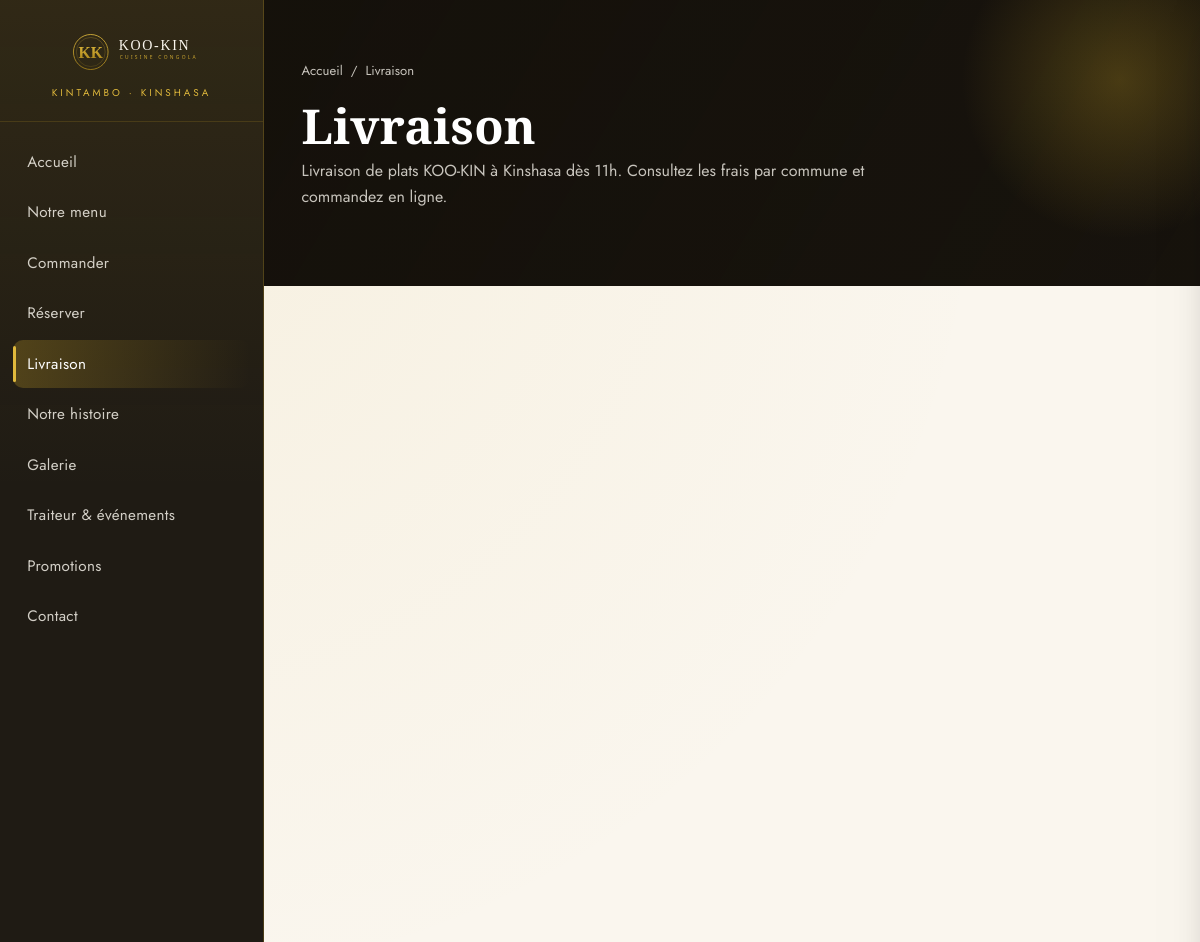
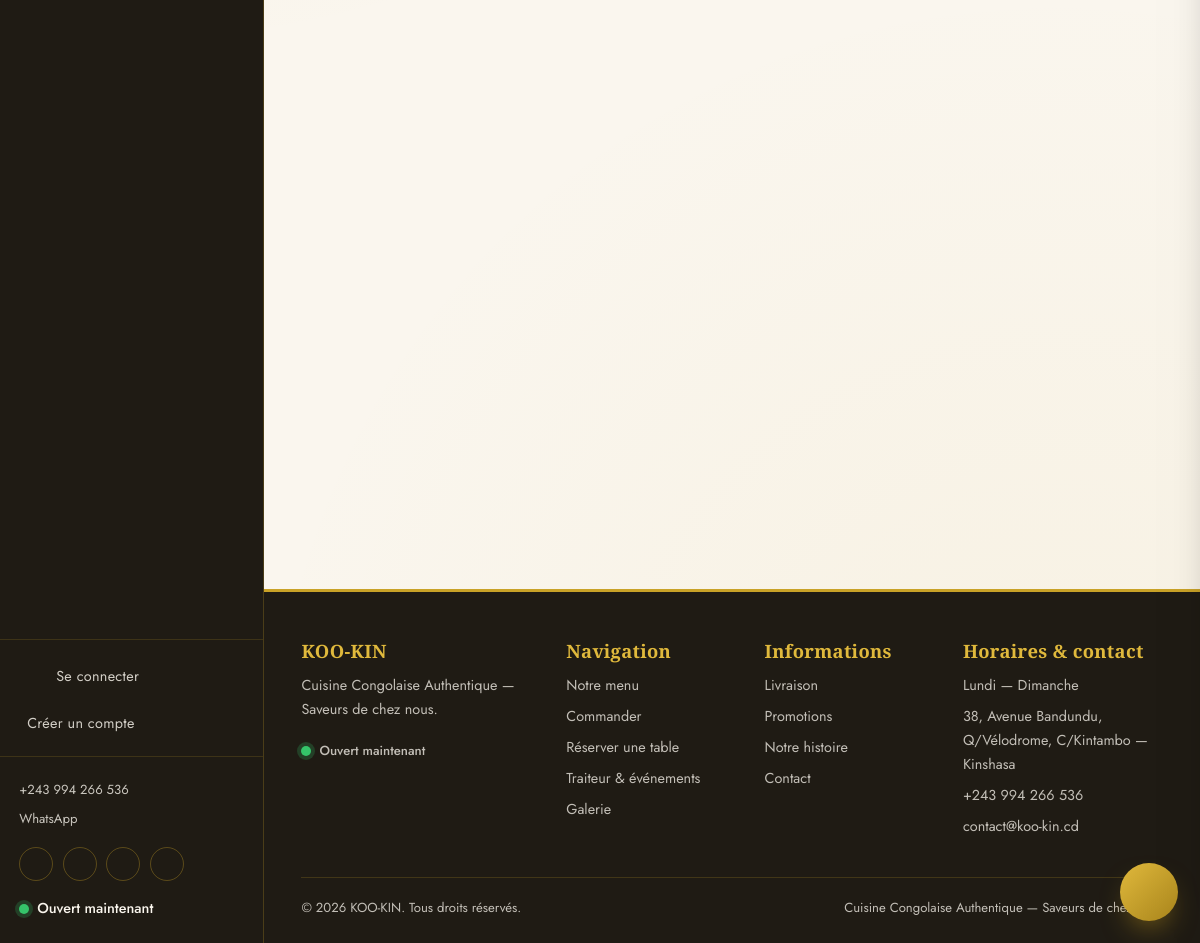
Page /livraison.php on the committed database (2 pictures, top to bottom).
### tables this page shows
CREATE TABLE `parametres_site` (
  `id` INT UNSIGNED NOT NULL AUTO_INCREMENT,
  `cle` VARCHAR(100) NOT NULL,
  `valeur` TEXT NULL,
  `description` VARCHAR(255) NULL,
  PRIMARY KEY (`id`),
  UNIQUE KEY `uq_parametres_cle` (`cle`)
);

### classes/core/Config.php (called while the page is built, shortened)
<?php
class Config
{
    private static ?array $items = null;
    public static function load(array $data): void
    {
        self::$items = $data;
    }
    public static function get(string $key, mixed $default = null): mixed
    {
        $segments = explode('.', $key);
        $value = self::$items;
        foreach ($segments as $segment) {
            if (!is_array($value) || !array_key_exists($segment, $value)) {
                return $default;
            }
            $value = $value[$segment];
        }
        return $value;
    }
}

### includes/init.php (called while the page is built, shortened)
<?php
spl_autoload_register(static function (string $class): void {
    $prefix = 'KooKin\\';
    $relative = substr($class, strlen($prefix));
    $file = BASE_PATH . 'classes' . DIRECTORY_SEPARATOR . str_replace('\\', DIRECTORY_SEPARATOR, $relative) . '.php';
});
Config::load(require BASE_PATH . 'config' . DIRECTORY_SEPARATOR . 'config.php');
require_once BASE_PATH . 'includes' . DIRECTORY_SEPARATOR . 'functions.php';

### classes/core/Session.php (called while the page is built, shortened)
<?php
class Session
{
    public static function has(string $key): bool
    {
        return isset($_SESSION[$key]);
    }
}

### classes/core/ClientAuth.php (called while the page is built, shortened)
<?php
class ClientAuth
{
    public static function check(): bool
    {
        return Session::has(self::KEY);
    }
}

### classes/core/Database.php (called while the page is built, shortened)
<?php
class Database
{
    private static ?Database $instance = null;
    private PDO $pdo;
    private function __construct(array $cfg)
    {
        $dsn = sprintf(
            'mysql:host=%s;port=%d;dbname=%s;charset=%s',
            $cfg['host'],
            $cfg['port'],
            $cfg['name'],
            $cfg['charset']
        );
        try {
            $this->pdo = new PDO($dsn, $cfg['user'], $cfg['pass'], [
                PDO::ATTR_ERRMODE            => PDO::ERRMODE_EXCEPTION,
                PDO::ATTR_DEFAULT_FETCH_MODE => PDO::FETCH_ASSOC,
                PDO::ATTR_EMULATE_PREPARES   => false,
            ]);
        } catch (PDOException $e) {
            throw new RuntimeException('Connexion à la base de données impossible : ' . $e->getMessage());
        }
    }
    public static function init(array $cfg): void
    {
        if (self::$instance === null) {
            self::$instance = new self($cfg);
        }
    }
    public static function instance(): self
    {
        return self::$instance;
    }
    public function run(string $sql, array $params = []): \PDOStatement
    {
        $stmt = $this->pdo->prepare($sql);
        $stmt->execute($params);
        return $stmt;
    }
    public function one(string $sql, array $params = []): ?array
    {
        $row = $this->run($sql, $params)->fetch();
        return $row === false ? null : $row;
    }
}

### livraison.php (the view, shortened to what this page needs)
<?php
require __DIR__ . '/includes/init.php';
$page = [
    'titre' => 'Livraison — KOO-KIN',
    'actif' => 'livraison',
    'description' => 'Livraison de plats KOO-KIN à Kinshasa dès 11h. Consultez les frais par commune et commandez en ligne.',
    'fil' => 'Livraison',
];
require BASE_PATH . 'includes/front/header.php';
require BASE_PATH . 'includes/front/entete-page.php';
?>
<section class="section">
    <div class="conteneur">
        <div class="grille grille--3" style="margin-bottom:2.6rem">
        </div>
    </div>
</section>
<?php require BASE_PATH . 'includes/front/footer.php';

### includes/front/header.php (shortened to what this page needs)
<?php
$page = $page ?? [];
$actif = $page['actif'] ?? '';
$clientConnecte = \KooKin\Core\ClientAuth::check();
$phone = (string) param('telephone', '+243 994 266 536');
$whatsapp = (string) param('whatsapp', '243994266536');
$horaireDuJour = db()->one(
    'SELECT ouverture, fermeture, ferme FROM horaires WHERE id = ? LIMIT 1',
    [(int) date('N')]
);
$statut = 'ferme';
if ($horaireDuJour && (int) $horaireDuJour['ferme'] === 0 && $horaireDuJour['ouverture'] && $horaireDuJour['fermeture']) {
    $now = time();
    $ouvre = strtotime('today ' . $horaireDuJour['ouverture']);
    $ferme = strtotime('today ' . $horaireDuJour['fermeture']);
    $statut = ($now >= $ouvre && $now <= $ferme) ? 'ouvert' : 'ferme';
}
?>
<!doctype html>
<html lang="fr">
<head>
    <link rel="stylesheet" href="<?= e(asset('css/style.css')) ?>">
</head>
<body>
<aside class="sidebar" id="sidebar" aria-label="Navigation principale">
    <div class="sidebar__logo">
        <a href="<?= e(url('/')) ?>">
            <img src="<?= e(asset('img/logo.svg')) ?>" alt="KOO-KIN">
        </a>
        <span>Kintambo · Kinshasa</span>
    </div>
    <nav class="sidebar__nav">
        <a href="<?= e(url('/')) ?>" class="<?= $actif === 'accueil' ? 'actif' : '' ?>">Accueil</a>
        <a href="<?= e(url('menu.php')) ?>" class="<?= $actif === 'menu' ? 'actif' : '' ?>">Notre menu</a>
        <a href="<?= e(url('commander.php')) ?>" class="<?= $actif === 'commander' ? 'actif' : '' ?>">Commander</a>
        <a href="<?= e(url('reservation.php')) ?>" class="<?= $actif === 'reservation' ? 'actif' : '' ?>">Réserver</a>
        <a href="<?= e(url('livraison.php')) ?>" class="<?= $actif === 'livraison' ? 'actif' : '' ?>">Livraison</a>
        <a href="<?= e(url('histoire.php')) ?>" class="<?= $actif === 'histoire' ? 'actif' : '' ?>">Notre histoire</a>
        <a href="<?= e(url('galerie.php')) ?>" class="<?= $actif === 'galerie' ? 'actif' : '' ?>">Galerie</a>
        <a href="<?= e(url('traiteur.php')) ?>" class="<?= $actif === 'traiteur' ? 'actif' : '' ?>">Traiteur &amp; événements</a>
        <a href="<?= e(url('promotions.php')) ?>" class="<?= $actif === 'promotions' ? 'actif' : '' ?>">Promotions</a>
        <a href="<?= e(url('contact.php')) ?>" class="<?= $actif === 'contact' ? 'actif' : '' ?>">Contact</a>
    </nav>
    <div class="sidebar__compte">
        <?php if ($clientConnecte): ?>
            <a href="<?= e(url('mon-compte.php')) ?>" class="<?= $actif === 'mon-compte' ? 'actif' : '' ?>"><?= icone('utilisateur') ?> Mon compte</a>
            <a href="<?= e(url('deconnexion.php')) ?>">Se déconnecter</a>
        <?php else: ?>
            <a href="<?= e(url('connexion.php')) ?>" class="<?= $actif === 'connexion' || $actif === 'inscription' ? 'actif' : '' ?>"><?= icone('utilisateur') ?> Se connecter</a>
            <a href="<?= e(url('inscription.php')) ?>">Créer un compte</a>
        <?php endif; ?>
    </div>
    <div class="sidebar__contact">
        <a href="tel:<?= e(preg_replace('/\s+/', '', $phone)) ?>"><?= e($phone) ?></a>
        <a href="https://wa.me/<?= e($whatsapp) ?>" target="_blank" rel="noopener">WhatsApp</a>
        <div class="sidebar__social">
            <a href="<?= e((string) param('facebook', '#')) ?>" target="_blank" rel="noopener" aria-label="Facebook"><?= icone('facebook') ?></a>
            <a href="<?= e((string) param('instagram', '#')) ?>" target="_blank" rel="noopener" aria-label="Instagram"><?= icone('instagram') ?></a>
            <a href="<?= e((string) param('tiktok', '#')) ?>" target="_blank" rel="noopener" aria-label="TikTok"><?= icone('tiktok') ?></a>
            <a href="https://wa.me/<?= e($whatsapp) ?>" target="_blank" rel="noopener" aria-label="WhatsApp"><?= icone('whatsapp') ?></a>
        </div>
        <p class="statut-ouvert <?= $statut === 'ouvert' ? 'ouvert' : 'ferme' ?>" style="margin:1rem 0 0">
            <span class="point"></span>
            <?= $statut === 'ouvert' ? 'Ouvert maintenant' : 'Fermé actuellement' ?>
        </p>
    </div>
</aside>
<div class="page">
    <main id="contenu">

### includes/front/footer.php (shortened to what this page needs)
<?php
require BASE_PATH . 'includes/front/chatbox.php';
?>
<footer class="footer">
    <div class="conteneur">
        <div class="footer__grid">
            <div>
                <h4>KOO-KIN</h4>
                <p style="font-size:.9rem"><?= e((string) param('footer_texte', 'Cuisine Congolaise Authentique — Saveurs de chez nous.')) ?></p>
                <p class="statut-ouvert <?php
                    $h = db()->one('SELECT ouverture, fermeture, ferme FROM horaires WHERE id = ? LIMIT 1', [(int) date('N')]);
                    $open = false;
                    if ($h) { $n = time(); $o = strtotime('today ' . $h['ouverture']); $f = strtotime('today ' . $h['fermeture']); if ($f < $o) { $f += 86400; } $open = ((int) $h['ferme'] === 0 && $n >= $o && $n <= $f); }
                echo $open ? 'ouvert' : 'ferme'; ?>"><span class="point"></span><span style="font-size:.82rem"><?= $open ? 'Ouvert maintenant' : 'Fermé actuellement' ?></span></p>
            </div>
            <div>
                <h4>Navigation</h4>
                <ul>
                    <li><a href="<?= e(url('menu.php')) ?>">Notre menu</a></li>
                    <li><a href="<?= e(url('commander.php')) ?>">Commander</a></li>
                    <li><a href="<?= e(url('reservation.php')) ?>">Réserver une table</a></li>
                    <li><a href="<?= e(url('traiteur.php')) ?>">Traiteur &amp; événements</a></li>
                    <li><a href="<?= e(url('galerie.php')) ?>">Galerie</a></li>
                </ul>
            </div>
            <div>
                <h4>Informations</h4>
                <ul>
                    <li><a href="<?= e(url('livraison.php')) ?>">Livraison</a></li>
                    <li><a href="<?= e(url('promotions.php')) ?>">Promotions</a></li>
                    <li><a href="<?= e(url('histoire.php')) ?>">Notre histoire</a></li>
                    <li><a href="<?= e(url('contact.php')) ?>">Contact</a></li>
                </ul>
            </div>
            <div>
                <h4>Horaires &amp; contact</h4>
                <ul>
                    <li><?= e((string) param('horaires_texte', 'Lundi — Dimanche')) ?></li>
                    <li><?= e((string) param('adresse', '')) ?></li>
                    <li><a href="tel:<?= e(preg_replace('/\s+/', '', (string) param('telephone', ''))) ?>"><?= e((string) param('telephone', '')) ?></a></li>
                    <li><a href="mailto:<?= e((string) param('email', '')) ?>"><?= e((string) param('email', '')) ?></a></li>
                </ul>
            </div>
        </div>
        <div class="footer__bas">
            <span>© <?= date('Y') ?> <?= e((string) param('site_nom', 'KOO-KIN')) ?>. Tous droits réservés.</span>
            <span><?= e((string) param('site_slogan', 'Cuisine Congolaise Authentique')) ?> — <?= e((string) param('site_description', 'Saveurs de chez nous')) ?></span>
        </div>
    </div>
</footer>
</main>
</div>
</body>
</html>

### rows in the picture
parametres_site: valeur "+243 994 266 536"
parametres_site: valeur "Cuisine Congolaise Authentique — Saveurs de chez nous."
parametres_site: valeur "Lundi — Dimanche"
parametres_site: valeur "38, Avenue Bandundu, Q/Vélodrome, C/Kintambo — Kinshasa"
parametres_site: valeur "contact@koo-kin.cd"
parametres_site: valeur "KOO-KIN"
parametres_site: valeur "Cuisine Congolaise Authentique"
parametres_site: valeur "Saveurs de chez nous"

### other values in the picture
$fil "Livraison"
$h1 "Livraison"
$description "Livraison de plats KOO-KIN à Kinshasa dès 11h. Consultez les frais par commune et commandez en ligne."
